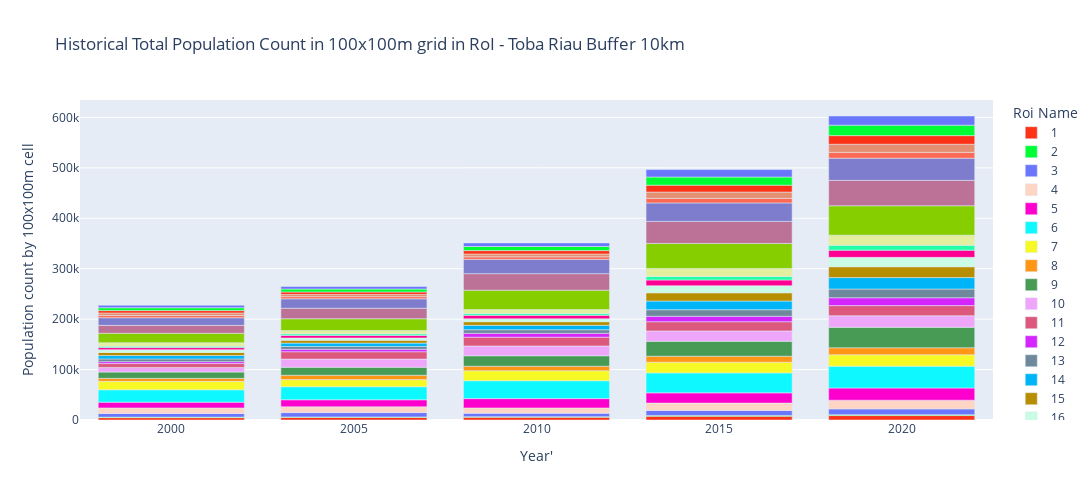

Notebook code for this chart:
### Code cell
# Subset by by buffer 10km
historical_popCount_buf10km_df = historical_popCount_df[historical_popCount_df['Region'] == 'Buffer 10Km']

# Bar Chart
fig_hist_pop00_20_buf10km = px.bar(historical_popCount_buf10km_df,
                                  x = historical_popCount_buf10km_df['Year'],
                                  y = historical_popCount_buf10km_df['sum'],
                                  color = roi_column_name,
                                  color_discrete_sequence=px.colors.qualitative.Light24,
                                  width=1400, height=500, 
                                  labels = {'Year': "Year'", "sum": "Population count by 100x100m cell"},
                                  title = "Historical Total Population Count in 100x100m grid in RoI - " + projectname + " Buffer 10km")

fig_hist_pop00_20_buf10km.update_layout(legend_title_text ='Roi Name')

### Figure 1 — Plotly figure (JSON) as saved in the notebook; plotly's stock layout.template omitted (floating-point values rounded to 4 significant figures)
{"data": [{"alignmentgroup": "True", "hovertemplate": "OBJECTID=1<br>Year'=%{x}<br>Population count by 100x100m cell=%{y}<extra></extra>", "legendgroup": "1", "marker": {"color": "#FD3216", "pattern": {"shape": ""}}, "name": "1", "offsetgroup": "1", "orientation": "v", "showlegend": true, "textposition": "auto", "type": "bar", "x": [2000, 2005, 2010, 2015, 2020], "xaxis": "x", "y": [4665.0, 5166.0, 5611.0, 7511.0, 8809.0], "yaxis": "y"}, {"alignmentgroup": "True", "hovertemplate": "OBJECTID=2<br>Year'=%{x}<br>Population count by 100x100m cell=%{y}<extra></extra>", "legendgroup": "2", "marker": {"color": "#00FE35", "pattern": {"shape": ""}}, "name": "2", "offsetgroup": "2", "orientation": "v", "showlegend": true, "textposition": "auto", "type": "bar", "x": [2000, 2005, 2010, 2015, 2020], "xaxis": "x", "y": [1054.0, 988.8, 1040.0, 1548.0, 1801.0], "yaxis": "y"}, {"alignmentgroup": "True", "hovertemplate": "OBJECTID=3<br>Year'=%{x}<br>Population count by 100x100m cell=%{y}<extra></extra>", "legendgroup": "3", "marker": {"color": "#6A76FC", "pattern": {"shape": ""}}, "name": "3", "offsetgroup": "3", "orientation": "v", "showlegend": true, "textposition": "auto", "type": "bar", "x": [2000, 2005, 2010, 2015, 2020], "xaxis": "x", "y": [7281.0, 8525.0, 6844.0, 9733.0, 11400.0], "yaxis": "y"}, {"alignmentgroup": "True", "hovertemplate": "OBJECTID=4<br>Year'=%{x}<br>Population count by 100x100m cell=%{y}<extra></extra>", "legendgroup": "4", "marker": {"color": "#FED4C4", "pattern": {"shape": ""}}, "name": "4", "offsetgroup": "4", "orientation": "v", "showlegend": true, "textposition": "auto", "type": "bar", "x": [2000, 2005, 2010, 2015, 2020], "xaxis": "x", "y": [10930.0, 11570.0, 10420.0, 14760.0, 17220.0], "yaxis": "y"}, {"alignmentgroup": "True", "hovertemplate": "OBJECTID=5<br>Year'=%{x}<br>Population count by 100x100m cell=%{y}<extra></extra>", "legendgroup": "5", "marker": {"color": "#FE00CE", "pattern": {"shape": ""}}, "name": "5", "offsetgroup": "5", "orientation": "v", "showlegend": true, "textposition": "auto", "type": "bar", "x": [2000, 2005, 2010, 2015, 2020], "xaxis": "x", "y": [11440.0, 13940.0, 18480.0, 20320.0, 24230.0], "yaxis": "y"}, {"alignmentgroup": "True", "hovertemplate": "OBJECTID=6<br>Year'=%{x}<br>Population count by 100x100m cell=%{y}<extra></extra>", "legendgroup": "6", "marker": {"color": "#0DF9FF", "pattern": {"shape": ""}}, "name": "6", "offsetgroup": "6", "orientation": "v", "showlegend": true, "textposition": "auto", "type": "bar", "x": [2000, 2005, 2010, 2015, 2020], "xaxis": "x", "y": [24510.0, 25780.0, 35490.0, 39520.0, 43280.0], "yaxis": "y"}, {"alignmentgroup": "True", "hovertemplate": "OBJECTID=7<br>Year'=%{x}<br>Population count by 100x100m cell=%{y}<extra></extra>", "legendgroup": "7", "marker": {"color": "#F6F926", "pattern": {"shape": ""}}, "name": "7", "offsetgroup": "7", "orientation": "v", "showlegend": true, "textposition": "auto", "type": "bar", "x": [2000, 2005, 2010, 2015, 2020], "xaxis": "x", "y": [16740.0, 14150.0, 19870.0, 21300.0, 22520.0], "yaxis": "y"}, {"alignmentgroup": "True", "hovertemplate": "OBJECTID=8<br>Year'=%{x}<br>Population count by 100x100m cell=%{y}<extra></extra>", "legendgroup": "8", "marker": {"color": "#FF9616", "pattern": {"shape": ""}}, "name": "8", "offsetgroup": "8", "orientation": "v", "showlegend": true, "textposition": "auto", "type": "bar", "x": [2000, 2005, 2010, 2015, 2020], "xaxis": "x", "y": [6011.0, 8673.0, 8894.0, 11800.0, 14000.0], "yaxis": "y"}, {"alignmentgroup": "True", "hovertemplate": "OBJECTID=9<br>Year'=%{x}<br>Population count by 100x100m cell=%{y}<extra></extra>", "legendgroup": "9", "marker": {"color": "#479B55", "pattern": {"shape": ""}}, "name": "9", "offsetgroup": "9", "orientation": "v", "showlegend": true, "textposition": "auto", "type": "bar", "x": [2000, 2005, 2010, 2015, 2020], "xaxis": "x", "y": [12440.0, 15790.0, 20790.0, 29630.0, 40560.0], "yaxis": "y"}, {"alignmentgroup": "True", "hovertemplate": "OBJECTID=10<br>Year'=%{x}<br>Population count by 100x100m cell=%{y}<extra></extra>", "legendgroup": "10", "marker": {"color": "#EEA6FB", "pattern": {"shape": ""}}, "name": "10", "offsetgroup": "10", "orientation": "v", "showlegend": true, "textposition": "auto", "type": "bar", "x": [2000, 2005, 2010, 2015, 2020], "xaxis": "x", "y": [9174.0, 16210.0, 19260.0, 20510.0, 22870.0], "yaxis": "y"}, {"alignmentgroup": "True", "hovertemplate": "OBJECTID=11<br>Year'=%{x}<br>Population count by 100x100m cell=%{y}<extra></extra>", "legendgroup": "11", "marker": {"color": "#DC587D", "pattern": {"shape": ""}}, "name": "11", "offsetgroup": "11", "orientation": "v", "showlegend": true, "textposition": "auto", "type": "bar", "x": [2000, 2005, 2010, 2015, 2020], "xaxis": "x", "y": [7667.0, 14620.0, 17530.0, 18230.0, 20150.0], "yaxis": "y"}, {"alignmentgroup": "True", "hovertemplate": "OBJECTID=12<br>Year'=%{x}<br>Population count by 100x100m cell=%{y}<extra></extra>", "legendgroup": "12", "marker": {"color": "#D626FF", "pattern": {"shape": ""}}, "name": "12", "offsetgroup": "12", "orientation": "v", "showlegend": true, "textposition": "auto", "type": "bar", "x": [2000, 2005, 2010, 2015, 2020], "xaxis": "x", "y": [3781.0, 4753.0, 7659.0, 10820.0, 15570.0], "yaxis": "y"}, {"alignmentgroup": "True", "hovertemplate": "OBJECTID=13<br>Year'=%{x}<br>Population count by 100x100m cell=%{y}<extra></extra>", "legendgroup": "13", "marker": {"color": "#6E899C", "pattern": {"shape": ""}}, "name": "13", "offsetgroup": "13", "orientation": "v", "showlegend": true, "textposition": "auto", "type": "bar", "x": [2000, 2005, 2010, 2015, 2020], "xaxis": "x", "y": [5430.0, 5655.0, 7118.0, 13010.0, 17310.0], "yaxis": "y"}, {"alignmentgroup": "True", "hovertemplate": "OBJECTID=14<br>Year'=%{x}<br>Population count by 100x100m cell=%{y}<extra></extra>", "legendgroup": "14", "marker": {"color": "#00B5F7", "pattern": {"shape": ""}}, "name": "14", "offsetgroup": "14", "orientation": "v", "showlegend": true, "textposition": "auto", "type": "bar", "x": [2000, 2005, 2010, 2015, 2020], "xaxis": "x", "y": [6708.0, 6637.0, 8699.0, 17230.0, 22700.0], "yaxis": "y"}, {"alignmentgroup": "True", "hovertemplate": "OBJECTID=15<br>Year'=%{x}<br>Population count by 100x100m cell=%{y}<extra></extra>", "legendgroup": "15", "marker": {"color": "#B68E00", "pattern": {"shape": ""}}, "name": "15", "offsetgroup": "15", "orientation": "v", "showlegend": true, "textposition": "auto", "type": "bar", "x": [2000, 2005, 2010, 2015, 2020], "xaxis": "x", "y": [6154.0, 5638.0, 7231.0, 16300.0, 21490.0], "yaxis": "y"}, {"alignmentgroup": "True", "hovertemplate": "OBJECTID=16<br>Year'=%{x}<br>Population count by 100x100m cell=%{y}<extra></extra>", "legendgroup": "16", "marker": {"color": "#C9FBE5", "pattern": {"shape": ""}}, "name": "16", "offsetgroup": "16", "orientation": "v", "showlegend": true, "textposition": "auto", "type": "bar", "x": [2000, 2005, 2010, 2015, 2020], "xaxis": "x", "y": [5480.0, 4615.0, 5829.0, 14150.0, 18600.0], "yaxis": "y"}, {"alignmentgroup": "True", "hovertemplate": "OBJECTID=17<br>Year'=%{x}<br>Population count by 100x100m cell=%{y}<extra></extra>", "legendgroup": "17", "marker": {"color": "#FF0092", "pattern": {"shape": ""}}, "name": "17", "offsetgroup": "17", "orientation": "v", "showlegend": true, "textposition": "auto", "type": "bar", "x": [2000, 2005, 2010, 2015, 2020], "xaxis": "x", "y": [4112.0, 5089.0, 6725.0, 11310.0, 14270.0], "yaxis": "y"}, {"alignmentgroup": "True", "hovertemplate": "OBJECTID=18<br>Year'=%{x}<br>Population count by 100x100m cell=%{y}<extra></extra>", "legendgroup": "18", "marker": {"color": "#22FFA7", "pattern": {"shape": ""}}, "name": "18", "offsetgroup": "18", "orientation": "v", "showlegend": true, "textposition": "auto", "type": "bar", "x": [2000, 2005, 2010, 2015, 2020], "xaxis": "x", "y": [2696.0, 3018.0, 3483.0, 7128.0, 9697.0], "yaxis": "y"}, {"alignmentgroup": "True", "hovertemplate": "OBJECTID=19<br>Year'=%{x}<br>Population count by 100x100m cell=%{y}<extra></extra>", "legendgroup": "19", "marker": {"color": "#E3EE9E", "pattern": {"shape": ""}}, "name": "19", "offsetgroup": "19", "orientation": "v", "showlegend": true, "textposition": "auto", "type": "bar", "x": [2000, 2005, 2010, 2015, 2020], "xaxis": "x", "y": [6932.0, 6632.0, 7973.0, 15710.0, 20070.0], "yaxis": "y"}, {"alignmentgroup": "True", "hovertemplate": "OBJECTID=20<br>Year'=%{x}<br>Population count by 100x100m cell=%{y}<extra></extra>", "legendgroup": "20", "marker": {"color": "#86CE00", "pattern": {"shape": ""}}, "name": "20", "offsetgroup": "20", "orientation": "v", "showlegend": true, "textposition": "auto", "type": "bar", "x": [2000, 2005, 2010, 2015, 2020], "xaxis": "x", "y": [18830.0, 23360.0, 38470.0, 49590.0, 58300.0], "yaxis": "y"}, {"alignmentgroup": "True", "hovertemplate": "OBJECTID=21<br>Year'=%{x}<br>Population count by 100x100m cell=%{y}<extra></extra>", "legendgroup": "21", "marker": {"color": "#BC7196", "pattern": {"shape": ""}}, "name": "21", "offsetgroup": "21", "orientation": "v", "showlegend": true, "textposition": "auto", "type": "bar", "x": [2000, 2005, 2010, 2015, 2020], "xaxis": "x", "y": [15630.0, 20760.0, 32800.0, 43720.0, 50330.0], "yaxis": "y"}, {"alignmentgroup": "True", "hovertemplate": "OBJECTID=22<br>Year'=%{x}<br>Population count by 100x100m cell=%{y}<extra></extra>", "legendgroup": "22", "marker": {"color": "#7E7DCD", "pattern": {"shape": ""}}, "name": "22", "offsetgroup": "22", "orientation": "v", "showlegend": true, "textposition": "auto", "type": "bar", "x": [2000, 2005, 2010, 2015, 2020], "xaxis": "x", "y": [15120.0, 18770.0, 28260.0, 36650.0, 44000.0], "yaxis": "y"}, {"alignmentgroup": "True", "hovertemplate": "OBJECTID=23<br>Year'=%{x}<br>Population count by 100x100m cell=%{y}<extra></extra>", "legendgroup": "23", "marker": {"color": "#FC6955", "pattern": {"shape": ""}}, "name": "23", "offsetgroup": "23", "orientation": "v", "showlegend": true, "textposition": "auto", "type": "bar", "x": [2000, 2005, 2010, 2015, 2020], "xaxis": "x", "y": [4337.0, 4254.0, 5107.0, 8977.0, 11500.0], "yaxis": "y"}, {"alignmentgroup": "True", "hovertemplate": "OBJECTID=24<br>Year'=%{x}<br>Population count by 100x100m cell=%{y}<extra></extra>", "legendgroup": "24", "marker": {"color": "#E48F72", "pattern": {"shape": ""}}, "name": "24", "offsetgroup": "24", "orientation": "v", "showlegend": true, "textposition": "auto", "type": "bar", "x": [2000, 2005, 2010, 2015, 2020], "xaxis": "x", "y": [5155.0, 4374.0, 5585.0, 12600.0, 16190.0], "yaxis": "y"}, {"alignmentgroup": "True", "hovertemplate": "OBJECTID=25<br>Year'=%{x}<br>Population count by 100x100m cell=%{y}<extra></extra>", "legendgroup": "25", "marker": {"color": "#FD3216", "pattern": {"shape": ""}}, "name": "25", "offsetgroup": "25", "orientation": "v", "showlegend": true, "textposition": "auto", "type": "bar", "x": [2000, 2005, 2010, 2015, 2020], "xaxis": "x", "y": [4694.0, 4887.0, 6776.0, 13670.0, 17090.0], "yaxis": "y"}, {"alignmentgroup": "True", "hovertemplate": "OBJECTID=26<br>Year'=%{x}<br>Population count by 100x100m cell=%{y}<extra></extra>", "legendgroup": "26", "marker": {"color": "#00FE35", "pattern": {"shape": ""}}, "name": "26", "offsetgroup": "26", "orientation": "v", "showlegend": true, "textposition": "auto", "type": "bar", "x": [2000, 2005, 2010, 2015, 2020], "xaxis": "x", "y": [5697.0, 5855.0, 8123.0, 16090.0, 20740.0], "yaxis": "y"}, {"alignmentgroup": "True", "hovertemplate": "OBJECTID=27<br>Year'=%{x}<br>Population count by 100x100m cell=%{y}<extra></extra>", "legendgroup": "27", "marker": {"color": "#6A76FC", "pattern": {"shape": ""}}, "name": "27", "offsetgroup": "27", "orientation": "v", "showlegend": true, "textposition": "auto", "type": "bar", "x": [2000, 2005, 2010, 2015, 2020], "xaxis": "x", "y": [4917.0, 5036.0, 7091.0, 14760.0, 18140.0], "yaxis": "y"}], "layout": {"barmode": "relative", "height": 500, "legend": {"title": {"text": "Roi Name"}, "tracegroupgap": 0}, "title": {"text": "Historical Total Population Count in 100x100m grid in RoI - Toba Riau Buffer 10km"}, "width": 1400, "xaxis": {"anchor": "y", "autorange": true, "domain": [0, 1], "range": [1998.0, 2022.0], "title": {"text": "Year'"}, "type": "linear"}, "yaxis": {"anchor": "x", "autorange": true, "domain": [0, 1], "range": [0, 634600.0], "title": {"text": "Population count by 100x100m cell"}, "type": "linear"}}}
